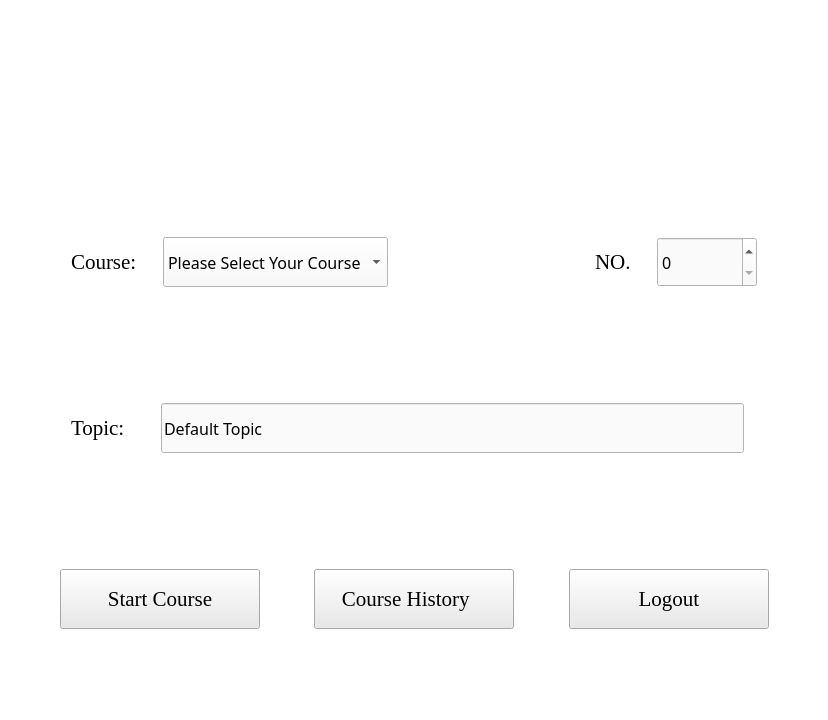
<?xml version="1.0" encoding="UTF-8"?>
<ui version="4.0">
 <class>Form</class>
 <widget class="QWidget" name="Form">
  <property name="geometry">
   <rect>
    <x>0</x>
    <y>0</y>
    <width>828</width>
    <height>720</height>
   </rect>
  </property>
  <property name="sizePolicy">
   <sizepolicy hsizetype="Expanding" vsizetype="Expanding">
    <horstretch>0</horstretch>
    <verstretch>0</verstretch>
   </sizepolicy>
  </property>
  <property name="maximumSize">
   <size>
    <width>16777215</width>
    <height>16777215</height>
   </size>
  </property>
  <property name="windowTitle">
   <string>Form</string>
  </property>
  <property name="styleSheet">
   <string notr="true">background-color: rgb(255, 255, 255);</string>
  </property>
  <layout class="QVBoxLayout" name="verticalLayout">
   <item>
    <widget class="QLabel" name="label_5">
     <property name="sizePolicy">
      <sizepolicy hsizetype="Expanding" vsizetype="Expanding">
       <horstretch>0</horstretch>
       <verstretch>0</verstretch>
      </sizepolicy>
     </property>
     <property name="maximumSize">
      <size>
       <width>810</width>
       <height>180</height>
      </size>
     </property>
     <property name="text">
      <string/>
     </property>
     <property name="pixmap">
      <pixmap resource="Dressing.qrc">:/Bar/Moon1.jpg</pixmap>
     </property>
     <property name="scaledContents">
      <bool>true</bool>
     </property>
    </widget>
   </item>
   <item>
    <spacer name="verticalSpacer">
     <property name="orientation">
      <enum>Qt::Vertical</enum>
     </property>
     <property name="sizeType">
      <enum>QSizePolicy::Expanding</enum>
     </property>
     <property name="sizeHint" stdset="0">
      <size>
       <width>20</width>
       <height>46</height>
      </size>
     </property>
    </spacer>
   </item>
   <item>
    <layout class="QHBoxLayout" name="horizontalLayout_3">
     <property name="sizeConstraint">
      <enum>QLayout::SetFixedSize</enum>
     </property>
     <item>
      <spacer name="horizontalSpacer_10">
       <property name="orientation">
        <enum>Qt::Horizontal</enum>
       </property>
       <property name="sizeType">
        <enum>QSizePolicy::Fixed</enum>
       </property>
       <property name="sizeHint" stdset="0">
        <size>
         <width>60</width>
         <height>20</height>
        </size>
       </property>
      </spacer>
     </item>
     <item>
      <widget class="QLabel" name="label_2">
       <property name="sizePolicy">
        <sizepolicy hsizetype="Fixed" vsizetype="Preferred">
         <horstretch>0</horstretch>
         <verstretch>0</verstretch>
        </sizepolicy>
       </property>
       <property name="font">
        <font>
         <family>Times New Roman</family>
         <pointsize>16</pointsize>
         <italic>false</italic>
        </font>
       </property>
       <property name="text">
        <string>Course:</string>
       </property>
      </widget>
     </item>
     <item>
      <spacer name="horizontalSpacer_2">
       <property name="orientation">
        <enum>Qt::Horizontal</enum>
       </property>
       <property name="sizeType">
        <enum>QSizePolicy::Fixed</enum>
       </property>
       <property name="sizeHint" stdset="0">
        <size>
         <width>20</width>
         <height>20</height>
        </size>
       </property>
      </spacer>
     </item>
     <item>
      <widget class="QComboBox" name="comboBox">
       <property name="sizePolicy">
        <sizepolicy hsizetype="Expanding" vsizetype="Fixed">
         <horstretch>0</horstretch>
         <verstretch>0</verstretch>
        </sizepolicy>
       </property>
       <property name="minimumSize">
        <size>
         <width>0</width>
         <height>50</height>
        </size>
       </property>
       <property name="font">
        <font>
         <family>SimSun-ExtB</family>
         <pointsize>12</pointsize>
        </font>
       </property>
       <property name="styleSheet">
        <string notr="true">background-color: rgb(250, 250, 250);</string>
       </property>
       <property name="maxVisibleItems">
        <number>15</number>
       </property>
       <item>
        <property name="text">
         <string>Please Select Your Course</string>
        </property>
       </item>
       <item>
        <property name="text">
         <string>ECE 110</string>
        </property>
       </item>
       <item>
        <property name="text">
         <string>CS 240</string>
        </property>
       </item>
       <item>
        <property name="text">
         <string>Test Clicker</string>
        </property>
       </item>
      </widget>
     </item>
     <item>
      <spacer name="horizontalSpacer_3">
       <property name="orientation">
        <enum>Qt::Horizontal</enum>
       </property>
       <property name="sizeType">
        <enum>QSizePolicy::Expanding</enum>
       </property>
       <property name="sizeHint" stdset="0">
        <size>
         <width>120</width>
         <height>20</height>
        </size>
       </property>
      </spacer>
     </item>
     <item>
      <widget class="QLabel" name="label_4">
       <property name="sizePolicy">
        <sizepolicy hsizetype="Fixed" vsizetype="Preferred">
         <horstretch>0</horstretch>
         <verstretch>0</verstretch>
        </sizepolicy>
       </property>
       <property name="font">
        <font>
         <family>Times New Roman</family>
         <pointsize>16</pointsize>
         <italic>false</italic>
        </font>
       </property>
       <property name="text">
        <string>NO.</string>
       </property>
      </widget>
     </item>
     <item>
      <spacer name="horizontalSpacer_9">
       <property name="orientation">
        <enum>Qt::Horizontal</enum>
       </property>
       <property name="sizeType">
        <enum>QSizePolicy::Fixed</enum>
       </property>
       <property name="sizeHint" stdset="0">
        <size>
         <width>20</width>
         <height>20</height>
        </size>
       </property>
      </spacer>
     </item>
     <item>
      <widget class="QSpinBox" name="spinBox">
       <property name="sizePolicy">
        <sizepolicy hsizetype="Expanding" vsizetype="Fixed">
         <horstretch>0</horstretch>
         <verstretch>0</verstretch>
        </sizepolicy>
       </property>
       <property name="minimumSize">
        <size>
         <width>0</width>
         <height>50</height>
        </size>
       </property>
       <property name="maximumSize">
        <size>
         <width>100</width>
         <height>16777215</height>
        </size>
       </property>
       <property name="font">
        <font>
         <family>SimSun-ExtB</family>
         <pointsize>12</pointsize>
        </font>
       </property>
       <property name="styleSheet">
        <string notr="true">background-color: rgb(250, 250, 250);</string>
       </property>
      </widget>
     </item>
     <item>
      <spacer name="horizontalSpacer_11">
       <property name="orientation">
        <enum>Qt::Horizontal</enum>
       </property>
       <property name="sizeType">
        <enum>QSizePolicy::Fixed</enum>
       </property>
       <property name="sizeHint" stdset="0">
        <size>
         <width>60</width>
         <height>20</height>
        </size>
       </property>
      </spacer>
     </item>
    </layout>
   </item>
   <item>
    <spacer name="verticalSpacer_3">
     <property name="orientation">
      <enum>Qt::Vertical</enum>
     </property>
     <property name="sizeType">
      <enum>QSizePolicy::Expanding</enum>
     </property>
     <property name="sizeHint" stdset="0">
      <size>
       <width>40</width>
       <height>90</height>
      </size>
     </property>
    </spacer>
   </item>
   <item>
    <layout class="QHBoxLayout" name="horizontalLayout_4">
     <item>
      <layout class="QHBoxLayout" name="horizontalLayout_2">
       <item>
        <spacer name="horizontalSpacer_12">
         <property name="orientation">
          <enum>Qt::Horizontal</enum>
         </property>
         <property name="sizeType">
          <enum>QSizePolicy::Fixed</enum>
         </property>
         <property name="sizeHint" stdset="0">
          <size>
           <width>60</width>
           <height>20</height>
          </size>
         </property>
        </spacer>
       </item>
       <item>
        <widget class="QLabel" name="label_3">
         <property name="sizePolicy">
          <sizepolicy hsizetype="Fixed" vsizetype="Preferred">
           <horstretch>0</horstretch>
           <verstretch>0</verstretch>
          </sizepolicy>
         </property>
         <property name="font">
          <font>
           <family>Times New Roman</family>
           <pointsize>16</pointsize>
           <italic>false</italic>
          </font>
         </property>
         <property name="cursor">
          <cursorShape>ArrowCursor</cursorShape>
         </property>
         <property name="text">
          <string>Topic:</string>
         </property>
        </widget>
       </item>
       <item>
        <spacer name="horizontalSpacer">
         <property name="orientation">
          <enum>Qt::Horizontal</enum>
         </property>
         <property name="sizeType">
          <enum>QSizePolicy::Fixed</enum>
         </property>
         <property name="sizeHint" stdset="0">
          <size>
           <width>30</width>
           <height>20</height>
          </size>
         </property>
        </spacer>
       </item>
       <item>
        <widget class="QLineEdit" name="lineEdit">
         <property name="sizePolicy">
          <sizepolicy hsizetype="Expanding" vsizetype="Fixed">
           <horstretch>0</horstretch>
           <verstretch>0</verstretch>
          </sizepolicy>
         </property>
         <property name="minimumSize">
          <size>
           <width>0</width>
           <height>50</height>
          </size>
         </property>
         <property name="font">
          <font>
           <family>SimSun-ExtB</family>
           <pointsize>12</pointsize>
          </font>
         </property>
         <property name="layoutDirection">
          <enum>Qt::LeftToRight</enum>
         </property>
         <property name="styleSheet">
          <string notr="true">background-color: rgb(250, 250, 250);</string>
         </property>
         <property name="text">
          <string>Default Topic</string>
         </property>
        </widget>
       </item>
      </layout>
     </item>
     <item>
      <spacer name="horizontalSpacer_4">
       <property name="orientation">
        <enum>Qt::Horizontal</enum>
       </property>
       <property name="sizeType">
        <enum>QSizePolicy::Fixed</enum>
       </property>
       <property name="sizeHint" stdset="0">
        <size>
         <width>40</width>
         <height>20</height>
        </size>
       </property>
      </spacer>
     </item>
     <item>
      <widget class="QLabel" name="label">
       <property name="maximumSize">
        <size>
         <width>100</width>
         <height>78</height>
        </size>
       </property>
       <property name="text">
        <string/>
       </property>
       <property name="pixmap">
        <pixmap resource="Dressing.qrc">:/Bar/Earth_wb.jpg</pixmap>
       </property>
       <property name="scaledContents">
        <bool>true</bool>
       </property>
      </widget>
     </item>
     <item>
      <spacer name="horizontalSpacer_13">
       <property name="orientation">
        <enum>Qt::Horizontal</enum>
       </property>
       <property name="sizeType">
        <enum>QSizePolicy::Fixed</enum>
       </property>
       <property name="sizeHint" stdset="0">
        <size>
         <width>20</width>
         <height>20</height>
        </size>
       </property>
      </spacer>
     </item>
    </layout>
   </item>
   <item>
    <spacer name="verticalSpacer_2">
     <property name="orientation">
      <enum>Qt::Vertical</enum>
     </property>
     <property name="sizeType">
      <enum>QSizePolicy::Expanding</enum>
     </property>
     <property name="sizeHint" stdset="0">
      <size>
       <width>20</width>
       <height>66</height>
      </size>
     </property>
    </spacer>
   </item>
   <item>
    <layout class="QHBoxLayout" name="horizontalLayout">
     <item>
      <spacer name="horizontalSpacer_8">
       <property name="orientation">
        <enum>Qt::Horizontal</enum>
       </property>
       <property name="sizeType">
        <enum>QSizePolicy::Expanding</enum>
       </property>
       <property name="sizeHint" stdset="0">
        <size>
         <width>20</width>
         <height>20</height>
        </size>
       </property>
      </spacer>
     </item>
     <item>
      <widget class="QPushButton" name="pushButton_4">
       <property name="sizePolicy">
        <sizepolicy hsizetype="Fixed" vsizetype="Fixed">
         <horstretch>0</horstretch>
         <verstretch>0</verstretch>
        </sizepolicy>
       </property>
       <property name="minimumSize">
        <size>
         <width>200</width>
         <height>60</height>
        </size>
       </property>
       <property name="font">
        <font>
         <family>Times New Roman</family>
         <pointsize>16</pointsize>
        </font>
       </property>
       <property name="cursor">
        <cursorShape>PointingHandCursor</cursorShape>
       </property>
       <property name="autoFillBackground">
        <bool>false</bool>
       </property>
       <property name="styleSheet">
        <string notr="true">background-color: rgb(233, 233, 233);</string>
       </property>
       <property name="text">
        <string>Start Course</string>
       </property>
      </widget>
     </item>
     <item>
      <spacer name="horizontalSpacer_5">
       <property name="orientation">
        <enum>Qt::Horizontal</enum>
       </property>
       <property name="sizeType">
        <enum>QSizePolicy::Expanding</enum>
       </property>
       <property name="sizeHint" stdset="0">
        <size>
         <width>40</width>
         <height>20</height>
        </size>
       </property>
      </spacer>
     </item>
     <item>
      <widget class="QPushButton" name="pushButton_3">
       <property name="sizePolicy">
        <sizepolicy hsizetype="Fixed" vsizetype="Fixed">
         <horstretch>0</horstretch>
         <verstretch>0</verstretch>
        </sizepolicy>
       </property>
       <property name="minimumSize">
        <size>
         <width>200</width>
         <height>60</height>
        </size>
       </property>
       <property name="font">
        <font>
         <family>Times New Roman</family>
         <pointsize>16</pointsize>
        </font>
       </property>
       <property name="cursor">
        <cursorShape>PointingHandCursor</cursorShape>
       </property>
       <property name="styleSheet">
        <string notr="true">background-color: rgb(233, 233, 233);</string>
       </property>
       <property name="text">
        <string>Course History🔎</string>
       </property>
      </widget>
     </item>
     <item>
      <spacer name="horizontalSpacer_6">
       <property name="orientation">
        <enum>Qt::Horizontal</enum>
       </property>
       <property name="sizeType">
        <enum>QSizePolicy::Expanding</enum>
       </property>
       <property name="sizeHint" stdset="0">
        <size>
         <width>40</width>
         <height>20</height>
        </size>
       </property>
      </spacer>
     </item>
     <item>
      <widget class="QPushButton" name="pushButton_5">
       <property name="sizePolicy">
        <sizepolicy hsizetype="Fixed" vsizetype="Fixed">
         <horstretch>0</horstretch>
         <verstretch>0</verstretch>
        </sizepolicy>
       </property>
       <property name="minimumSize">
        <size>
         <width>200</width>
         <height>60</height>
        </size>
       </property>
       <property name="font">
        <font>
         <family>Times New Roman</family>
         <pointsize>16</pointsize>
        </font>
       </property>
       <property name="cursor">
        <cursorShape>PointingHandCursor</cursorShape>
       </property>
       <property name="autoFillBackground">
        <bool>false</bool>
       </property>
       <property name="styleSheet">
        <string notr="true">background-color: rgb(233, 233, 233);</string>
       </property>
       <property name="text">
        <string>Logout</string>
       </property>
      </widget>
     </item>
     <item>
      <spacer name="horizontalSpacer_7">
       <property name="orientation">
        <enum>Qt::Horizontal</enum>
       </property>
       <property name="sizeType">
        <enum>QSizePolicy::Expanding</enum>
       </property>
       <property name="sizeHint" stdset="0">
        <size>
         <width>20</width>
         <height>20</height>
        </size>
       </property>
      </spacer>
     </item>
    </layout>
   </item>
   <item>
    <spacer name="verticalSpacer_4">
     <property name="orientation">
      <enum>Qt::Vertical</enum>
     </property>
     <property name="sizeType">
      <enum>QSizePolicy::Fixed</enum>
     </property>
     <property name="sizeHint" stdset="0">
      <size>
       <width>20</width>
       <height>80</height>
      </size>
     </property>
    </spacer>
   </item>
  </layout>
 </widget>
 <resources>
  <include location="Dressing.qrc"/>
 </resources>
 <connections/>
</ui>
